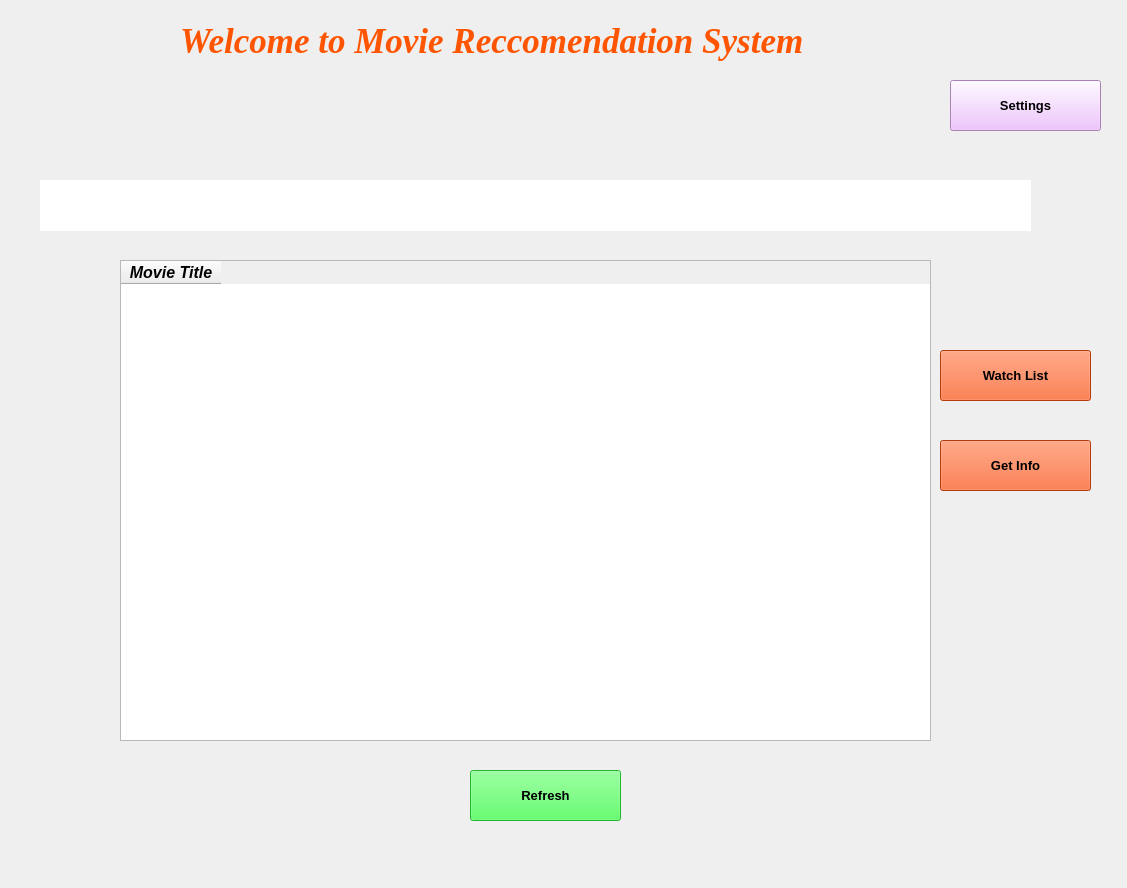
<?xml version="1.0" encoding="UTF-8"?>
<ui version="4.0">
 <class>Home</class>
 <widget class="QMainWindow" name="Home">
  <property name="geometry">
   <rect>
    <x>0</x>
    <y>0</y>
    <width>1127</width>
    <height>888</height>
   </rect>
  </property>
  <property name="windowTitle">
   <string>MainWindow</string>
  </property>
  <property name="styleSheet">
   <string notr="true">#centralwidget
{
	background-image:url(&quot;main/image.jpg&quot;);
}</string>
  </property>
  <widget class="QWidget" name="centralwidget">
   <widget class="QLabel" name="heading">
    <property name="geometry">
     <rect>
      <x>180</x>
      <y>20</y>
      <width>811</width>
      <height>41</height>
     </rect>
    </property>
    <property name="font">
     <font>
      <family>Times New Roman</family>
      <pointsize>26</pointsize>
      <weight>75</weight>
      <italic>true</italic>
      <bold>true</bold>
     </font>
    </property>
    <property name="styleSheet">
     <string notr="true">color:rgb(255, 85, 0)</string>
    </property>
    <property name="text">
     <string>Welcome to Movie Reccomendation System</string>
    </property>
   </widget>
   <widget class="QLabel" name="pp">
    <property name="geometry">
     <rect>
      <x>20</x>
      <y>70</y>
      <width>331</width>
      <height>61</height>
     </rect>
    </property>
    <property name="font">
     <font>
      <family>Mongolian Baiti</family>
      <pointsize>18</pointsize>
      <weight>50</weight>
      <italic>false</italic>
      <bold>false</bold>
     </font>
    </property>
    <property name="styleSheet">
     <string notr="true">color:rgb(0, 255, 0);</string>
    </property>
    <property name="text">
     <string/>
    </property>
    <property name="scaledContents">
     <bool>true</bool>
    </property>
    <property name="alignment">
     <set>Qt::AlignCenter</set>
    </property>
   </widget>
   <widget class="QPushButton" name="hh">
    <property name="geometry">
     <rect>
      <x>950</x>
      <y>80</y>
      <width>151</width>
      <height>51</height>
     </rect>
    </property>
    <property name="font">
     <font>
      <pointsize>10</pointsize>
      <weight>75</weight>
      <bold>true</bold>
     </font>
    </property>
    <property name="styleSheet">
     <string notr="true">background-color: rgb(236, 180, 255)</string>
    </property>
    <property name="text">
     <string>Settings</string>
    </property>
   </widget>
   <widget class="QPushButton" name="gn">
    <property name="geometry">
     <rect>
      <x>470</x>
      <y>770</y>
      <width>151</width>
      <height>51</height>
     </rect>
    </property>
    <property name="font">
     <font>
      <pointsize>10</pointsize>
      <weight>75</weight>
      <bold>true</bold>
     </font>
    </property>
    <property name="layoutDirection">
     <enum>Qt::LeftToRight</enum>
    </property>
    <property name="styleSheet">
     <string notr="true">background-color: rgb(48, 255, 62)</string>
    </property>
    <property name="text">
     <string>Refresh</string>
    </property>
   </widget>
   <widget class="QLabel" name="pp_2">
    <property name="geometry">
     <rect>
      <x>300</x>
      <y>180</y>
      <width>731</width>
      <height>51</height>
     </rect>
    </property>
    <property name="font">
     <font>
      <family>Mongolian Baiti</family>
      <pointsize>18</pointsize>
      <weight>50</weight>
      <italic>false</italic>
      <bold>false</bold>
     </font>
    </property>
    <property name="styleSheet">
     <string notr="true">background-color: rgb(255, 255, 255);</string>
    </property>
    <property name="text">
     <string/>
    </property>
    <property name="scaledContents">
     <bool>true</bool>
    </property>
    <property name="alignment">
     <set>Qt::AlignLeading|Qt::AlignLeft|Qt::AlignVCenter</set>
    </property>
   </widget>
   <widget class="QLabel" name="pp_3">
    <property name="geometry">
     <rect>
      <x>40</x>
      <y>180</y>
      <width>261</width>
      <height>51</height>
     </rect>
    </property>
    <property name="font">
     <font>
      <family>Mongolian Baiti</family>
      <pointsize>18</pointsize>
      <weight>50</weight>
      <italic>false</italic>
      <bold>false</bold>
     </font>
    </property>
    <property name="styleSheet">
     <string notr="true">background-color: rgb(255, 255, 255);</string>
    </property>
    <property name="text">
     <string/>
    </property>
    <property name="scaledContents">
     <bool>true</bool>
    </property>
    <property name="alignment">
     <set>Qt::AlignRight|Qt::AlignTrailing|Qt::AlignVCenter</set>
    </property>
   </widget>
   <widget class="QTableWidget" name="tw">
    <property name="geometry">
     <rect>
      <x>120</x>
      <y>260</y>
      <width>811</width>
      <height>481</height>
     </rect>
    </property>
    <property name="font">
     <font>
      <family>MS UI Gothic</family>
      <pointsize>14</pointsize>
      <weight>50</weight>
      <bold>false</bold>
     </font>
    </property>
    <property name="editTriggers">
     <set>QAbstractItemView::NoEditTriggers</set>
    </property>
    <column>
     <property name="text">
      <string>Movie Title</string>
     </property>
     <property name="font">
      <font>
       <pointsize>12</pointsize>
       <weight>75</weight>
       <italic>true</italic>
       <bold>true</bold>
      </font>
     </property>
    </column>
   </widget>
   <widget class="QPushButton" name="gn_2">
    <property name="geometry">
     <rect>
      <x>940</x>
      <y>440</y>
      <width>151</width>
      <height>51</height>
     </rect>
    </property>
    <property name="font">
     <font>
      <pointsize>10</pointsize>
      <weight>75</weight>
      <bold>true</bold>
     </font>
    </property>
    <property name="styleSheet">
     <string notr="true">background-color: rgb(255, 82, 14)</string>
    </property>
    <property name="text">
     <string>Get Info</string>
    </property>
   </widget>
   <widget class="QPushButton" name="wll">
    <property name="geometry">
     <rect>
      <x>940</x>
      <y>350</y>
      <width>151</width>
      <height>51</height>
     </rect>
    </property>
    <property name="font">
     <font>
      <pointsize>10</pointsize>
      <weight>75</weight>
      <bold>true</bold>
     </font>
    </property>
    <property name="styleSheet">
     <string notr="true">background-color: rgb(255, 82, 14)</string>
    </property>
    <property name="text">
     <string>Watch List</string>
    </property>
   </widget>
  </widget>
 </widget>
 <resources/>
 <connections/>
</ui>
